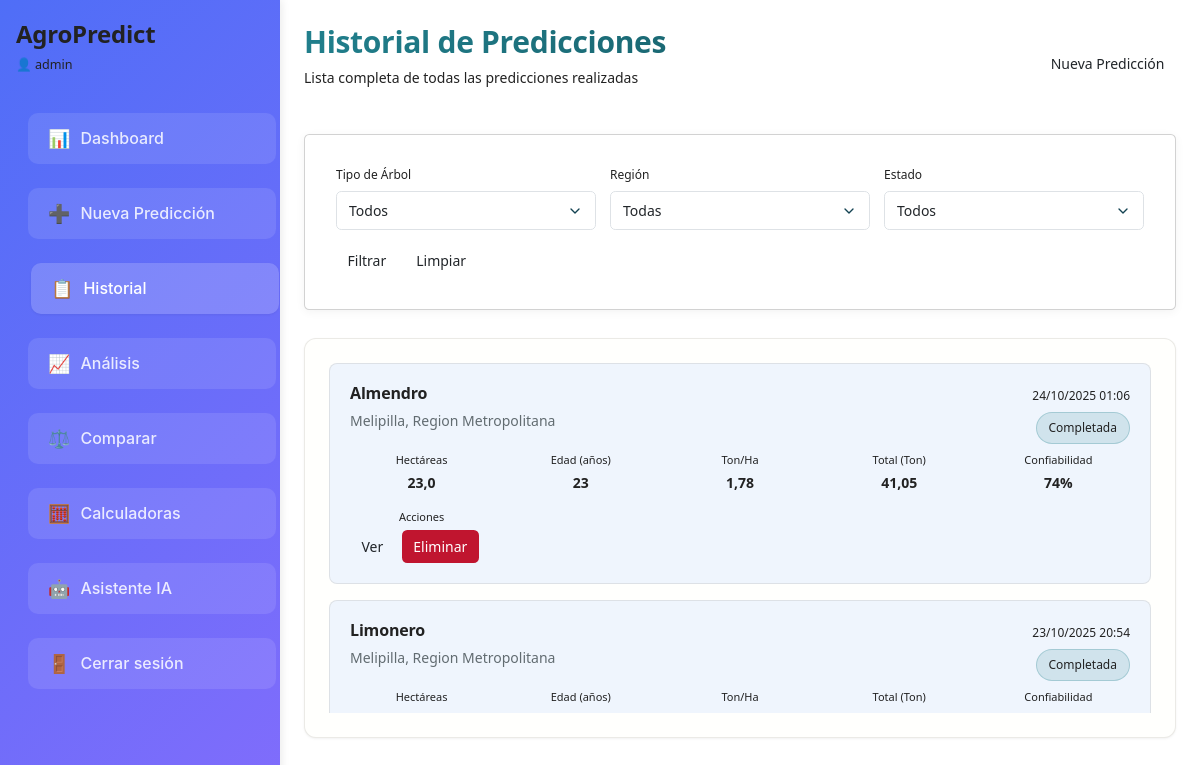
/predicciones/ (signed in), run on the app's committed database.
### predicciones/models.py (models this page shows, shortened)
class Prediccion(models.Model):
    ESTADO_CHOICES = [
        ('pendiente', 'Pendiente'),
        ('procesando', 'Procesando'),
        ('completada', 'Completada'),
        ('error', 'Error'),
    ]
    usuario = models.ForeignKey(User, on_delete=models.CASCADE, related_name='predicciones')
    tipo_arbol = models.ForeignKey(TipoArbol, on_delete=models.CASCADE)
    comuna = models.ForeignKey(Comuna, on_delete=models.CASCADE)
    hectareas = models.FloatField(validators=[MinValueValidator(0.1)])
    edad_arboles = models.IntegerField(validators=[MinValueValidator(1), MaxValueValidator(100)])
    densidad_plantacion = models.IntegerField(
        help_text="Número de árboles por hectárea",
        validators=[MinValueValidator(50), MaxValueValidator(2000)]
    )
    tipo_riego = models.CharField(max_length=20, choices=[
        ('goteo', 'Goteo'),
        ('aspersion', 'Aspersión'),
        ('gravedad', 'Gravedad'),
        ('micro_aspersion', 'Microaspersión'),
    ])
    tipo_suelo = models.CharField(max_length=20, choices=[
        ('arcilloso', 'Arcilloso'),
        ('arenoso', 'Arenoso'),
        ('franco', 'Franco'),
        ('limoso', 'Limoso'),
    ])
    fertilizacion = models.CharField(max_length=20, choices=[
        ('organica', 'Orgánica'),
        ('quimica', 'Química'),
        ('mixta', 'Mixta'),
        ('ninguna', 'Ninguna'),
    ])
    produccion_total = models.FloatField(null=True, blank=True, help_text="Toneladas totales")
    produccion_por_hectarea = models.FloatField(null=True, blank=True, help_text="Toneladas por hectárea")
    confiabilidad = models.IntegerField(
        null=True, blank=True,
        validators=[MinValueValidator(0), MaxValueValidator(100)],
        help_text="Porcentaje de confiabilidad"
    )
    inversion_estimada = models.FloatField(null=True, blank=True, help_text="Inversión total estimada en CLP")
    ingresos_proyectados_5anos = models.FloatField(null=True, blank=True, help_text="Ingresos proyectados a 5 años")
    roi_proyectado = models.FloatField(null=True, blank=True, help_text="ROI proyectado a 5 años (%)")
    consumo_agua_total = models.FloatField(null=True, blank=True, help_text="Consumo total de agua en m³")
    consumo_agua_por_hectarea = models.FloatField(null=True, blank=True, help_text="Consumo de agua por hectárea en m³")
    estado = models.CharField(max_length=20, choices=ESTADO_CHOICES, default='pendiente')
    fecha_creacion = models.DateTimeField(auto_now_add=True)
    fecha_actualizacion = models.DateTimeField(auto_now=True)
    class Meta:
        verbose_name = "Predicción"
        verbose_name_plural = "Predicciones"
        ordering = ['-fecha_creacion']

class TipoArbol(models.Model):
    TIPO_CHOICES = [
        ('palto', 'Palto'),
        ('naranjo', 'Naranjo'),
        ('limonero', 'Limonero'),
        ('manzano', 'Manzano'),
        ('cerezo', 'Cerezo'),
        ('nogal', 'Nogal'),
        ('almendro', 'Almendro'),
        ('olivo', 'Olivo'),
        ('durazno', 'Durazno'),
        ('peral', 'Peral'),
    ]
    tipo = models.CharField(max_length=20, choices=TIPO_CHOICES, unique=True)
    nombre_cientifico = models.CharField(max_length=100, blank=True)
    rendimiento_base = models.FloatField(help_text="Toneladas por hectárea promedio")
    precio_promedio_ton = models.FloatField(
        default=0,
        help_text="Precio promedio por tonelada en CLP"
    )
    costo_plantacion_hectarea = models.FloatField(
        default=0,
        help_text="Costo de plantación por hectárea en CLP"
    )
    costo_mantenimiento_anual = models.FloatField(
        default=0,
        help_text="Costo de mantenimiento anual por hectárea en CLP"
    )
    consumo_agua_m3_ton = models.FloatField(
        default=0,
        help_text="Metros cúbicos de agua por tonelada producida"
    )
    def __str__(self):
        return self.get_tipo_display()
    class Meta:
        verbose_name = "Tipo de Árbol"
        verbose_name_plural = "Tipos de Árboles"

class Comuna(models.Model):
    nombre = models.CharField(max_length=100)
    region = models.ForeignKey(Region, on_delete=models.CASCADE, related_name='comunas')
    codigo = models.CharField(max_length=10, unique=True)
    latitud = models.FloatField(null=True, blank=True)  # NUEVO
    longitud = models.FloatField(null=True, blank=True)  # NUEVO
    class Meta:
        verbose_name = "Comuna"
        verbose_name_plural = "Comunas"

class Region(models.Model):
    nombre = models.CharField(max_length=100)
    codigo = models.CharField(max_length=10, unique=True)
    latitud = models.FloatField(null=True, blank=True)  # NUEVO
    longitud = models.FloatField(null=True, blank=True)  # NUEVO
    class Meta:
        verbose_name = "Región"
        verbose_name_plural = "Regiones"

### predicciones/views.py (the view)
# urls.py: path('predicciones/', views.lista_predicciones, name='lista_predicciones'),
@login_required
def lista_predicciones(request):
    predicciones_list = Prediccion.objects.select_related(
        'tipo_arbol', 'comuna__region', 'usuario'
    ).filter(usuario=request.user).order_by('-fecha_creacion')
    tipo_arbol = request.GET.get('tipo_arbol')
    estado = request.GET.get('estado')
    region = request.GET.get('region')
    if tipo_arbol:
        predicciones_list = predicciones_list.filter(tipo_arbol__pk=tipo_arbol)
    if estado:
        predicciones_list = predicciones_list.filter(estado=estado)
    if region:
        predicciones_list = predicciones_list.filter(comuna__region__pk=region)
    paginator = Paginator(predicciones_list, 10)
    page_number = request.GET.get('page')
    predicciones = paginator.get_page(page_number)
    context = {
        'predicciones': predicciones,
        'tipos_arboles': TipoArbol.objects.all(),
        'regiones': Region.objects.all(),
        'estados': Prediccion.ESTADO_CHOICES,
        'filtros': {'tipo_arbol': tipo_arbol, 'estado': estado, 'region': region}
    }
    return render(request, 'predicciones/prediccion_lista.html', context)

### templates/predicciones/prediccion_lista.html (shortened to what this page needs)
{% extends 'base.html' %}
{% load static %}
{% block content %}
<div class="page-header">
    <div style="display: flex; justify-content: space-between; align-items: center;">
        <div>
            <h2>Historial de Predicciones</h2>
            <p>Lista completa de todas las predicciones realizadas</p>
        </div>
        <a href="{% url 'nueva_prediccion' %}" class="btn btn--primary">
            Nueva Predicción
        </a>
    </div>
</div>
<div class="card" style="margin-bottom: 2rem;">
    <div class="card__body">
        <form method="get" style="display: grid; grid-template-columns: repeat(auto-fit, minmax(200px, 1fr)); gap: 1rem; align-items: end;">
            <div class="form-group" style="margin-bottom: 0;">
                <label class="form-label">Tipo de Árbol</label>
                <select name="tipo_arbol" class="form-control">
                    <option value="">Todos</option>
                </select>
            </div>
            <div class="form-group" style="margin-bottom: 0;">
                <label class="form-label">Región</label>
                <select name="region" class="form-control">
                    <option value="">Todas</option>
                </select>
            </div>
            <div class="form-group" style="margin-bottom: 0;">
                <label class="form-label">Estado</label>
                <select name="estado" class="form-control">
                    <option value="">Todos</option>
                </select>
            </div>
            <div style="display: flex; gap: 0.5rem;">
                <button type="submit" class="btn btn--primary">Filtrar</button>
                <a href="{% url 'lista_predicciones' %}" class="btn btn--secondary">Limpiar</a>
            </div>
        </form>
    </div>
</div>
<div class="predictions-section">
    {% if predicciones %}
        <div class="predictions-list">
            {% for prediccion in predicciones %}
                <div class="prediction-item">
                    <div class="prediction-header">
                        <div>
                            <h4 class="prediction-title">{{ prediccion.tipo_arbol }}</h4>
                            <div class="prediction-location">
                                {{ prediccion.comuna.nombre }}, {{ prediccion.comuna.region.nombre }}
                            </div>
                        </div>
                        <div style="text-align: right;">
                            <span class="prediction-date">{{ prediccion.fecha_creacion|date:"d/m/Y H:i" }}</span>
                            <div style="margin-top: 0.5rem;">
                                <span class="status status--{% if prediccion.estado == 'completada' %}success{% elif prediccion.estado == 'error' %}error{% else %}info{% endif %}">
                                    {{ prediccion.get_estado_display }}
                                </span>
                            </div>
                        </div>
                    </div>
                    <div class="prediction-stats">
                        <div class="stat-item">
                            <span class="stat-label">Hectáreas</span>
                            <span class="stat-value">{{ prediccion.hectareas|floatformat:1 }}</span>
                        </div>
                        <div class="stat-item">
                            <span class="stat-label">Edad (años)</span>
                            <span class="stat-value">{{ prediccion.edad_arboles }}</span>
                        </div>
                        {% if prediccion.produccion_por_hectarea %}
                            <div class="stat-item">
                                <span class="stat-label">Ton/Ha</span>
                                <span class="stat-value">{{ prediccion.produccion_por_hectarea|floatformat:2 }}</span>
                            </div>
                            <div class="stat-item">
                                <span class="stat-label">Total (Ton)</span>
                                <span class="stat-value">{{ prediccion.produccion_total|floatformat:2 }}</span>
                            </div>
                            <div class="stat-item">
                                <span class="stat-label">Confiabilidad</span>
                                <span class="stat-value">{{ prediccion.confiabilidad }}%</span>
                            </div>
                        {% endif %}
                        <div class="stat-item">
                            <span class="stat-label">Acciones</span>
                            <div style="display: flex; gap: 0.5rem;">
                                <a href="{% url 'prediccion_detalle' prediccion.pk %}" class="btn btn--sm btn--secondary">Ver</a>
                                <form method="post" action="{% url 'eliminar_prediccion' prediccion.pk %}" style="display: inline;" onsubmit="return confirm('¿Está seguro de eliminar esta predicción?')">
                                    <button type="submit" class="btn btn--sm" style="background: var(--color-error); color: white;">Eliminar</button>
                                </form>
                            </div>
                        </div>
                    </div>
                </div>
            {% endfor %}
        </div>
    {% endif %}
</div>
{% endblock %}

### templates/base.html (shortened to what this page needs)
<!DOCTYPE html>
<html lang="es">
<head>
    {% load static %}
    <link rel="stylesheet" href="{% static 'css/style.css' %}">
    <link href="https://cdn.jsdelivr.net/npm/bootstrap@5.3.0/dist/css/bootstrap.min.css" rel="stylesheet">
    <link rel="stylesheet" href="https://cdnjs.cloudflare.com/ajax/libs/font-awesome/6.4.0/css/all.min.css">
</head>
<body>
    <div class="app-layout">
        <nav class="sidebar">
            <div class="sidebar-header">
                <h1 class="logo">AgroPredict</h1>
                {% if request.user.is_authenticated %}
                    <p style="margin-top: 0.5rem; font-size: 0.9rem; color: #ddd;">
                        👤 {{ request.user.username }}
                    </p>
                {% endif %}
            </div>
            <div class="sidebar-nav">
                <a href="{% url 'dashboard' %}" class="nav-item {% if request.resolver_match.url_name == 'dashboard' %}active{% endif %}">
                    <span class="nav-icon">📊</span>
                    Dashboard
                </a>
                <a href="{% url 'nueva_prediccion' %}" class="nav-item {% if request.resolver_match.url_name == 'nueva_prediccion' %}active{% endif %}">
                    <span class="nav-icon">➕</span>
                    Nueva Predicción
                </a>
                <a href="{% url 'lista_predicciones' %}" class="nav-item {% if request.resolver_match.url_name == 'lista_predicciones' %}active{% endif %}">
                    <span class="nav-icon">📋</span>
                    Historial
                </a>
                <a href="{% url 'analisis_prediccion' %}" class="nav-item {% if 'analisis' in request.resolver_match.url_name %}active{% endif %}">
                    <span class="nav-icon">📈</span>
                    Análisis
                </a>
                <a href="{% url 'comparacion_predicciones' %}" class="nav-item {% if request.resolver_match.url_name == 'comparacion_predicciones' %}active{% endif %}">
                    <span class="nav-icon">⚖️</span>
                    Comparar
                </a>
                <a href="{% url 'calculadoras_agricolas' %}" class="nav-item {% if 'calculadoras' in request.resolver_match.url_name %}active{% endif %}">
                    <span class="nav-icon">🧮</span>
                    Calculadoras
                </a>
                <a href="{% url 'ia_chat_page' %}" class="nav-item {% if request.resolver_match.url_name == 'ia_chat_page' %}active{% endif %}">
                    <span class="nav-icon">🤖</span>
                    Asistente IA
                </a>
        {% if request.user.is_authenticated %}
                    <a href="{% url 'logout' %}" class="nav-item">
                        <span class="nav-icon">🚪</span>
                        Cerrar sesión
                    </a>
                {% endif %}
            </div>
        </nav>
        <main class="main-content">
            {% block content %}
            {% endblock %}
        </main>
    </div>
</body>
</html>

### data on the page
Prediccion: tipo_arbol "Almendro", comuna.nombre "Melipilla", comuna.region.nombre "Region Metropolitana", fecha_creacion "24/10/2025 01:06", estado "Completada", hectareas "23,0", edad_arboles "23", produccion_por_hectarea "1,78", produccion_total "41,05", confiabilidad "74"
Prediccion: tipo_arbol "Limonero", comuna.nombre "Melipilla", comuna.region.nombre "Region Metropolitana", fecha_creacion "23/10/2025 20:54", estado "Completada"

### other printed values
{{ request.user.username }} "admin"
